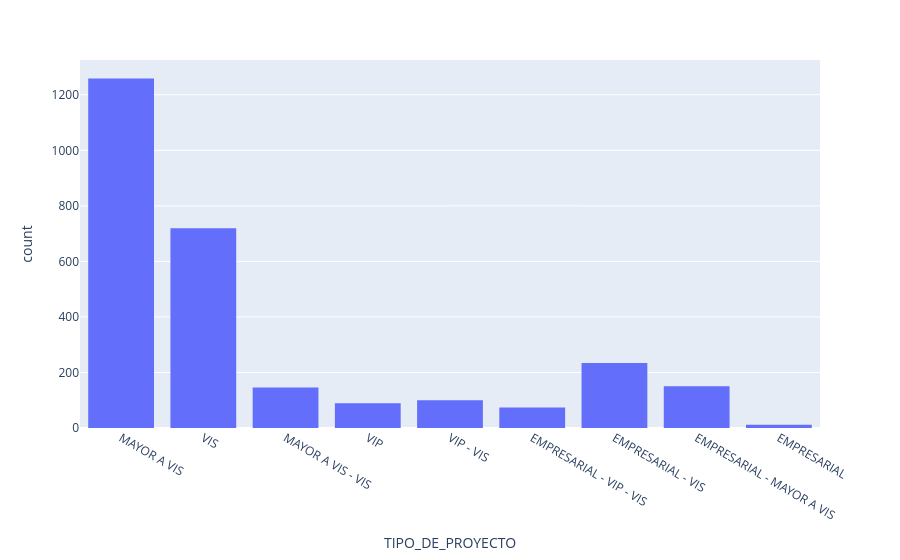

Here is the notebook cell this chart was saved with:
### Code cell
import plotly.express as px

fig = px.histogram(df, x="TIPO_DE_PROYECTO")
fig.show()

### Figure 1 — Plotly figure (JSON) as saved in the notebook; plotly's stock layout.template omitted (floating-point values rounded to 4 significant figures; data arrays with more than 128 entries replaced by an {"elided": "..."} marker saying what was removed)
{"data": [{"bingroup": "x", "hovertemplate": "TIPO_DE_PROYECTO=%{x}<br>count=%{y}<extra></extra>", "legendgroup": "", "marker": {"color": "#636efa", "pattern": {"shape": ""}}, "name": "", "orientation": "v", "showlegend": false, "type": "histogram", "x": {"elided": "2783 str values"}, "xaxis": "x", "yaxis": "y"}], "layout": {"barmode": "relative", "legend": {"tracegroupgap": 0}, "margin": {"t": 60}, "xaxis": {"anchor": "y", "domain": [0, 1], "title": {"text": "TIPO_DE_PROYECTO"}}, "yaxis": {"anchor": "x", "domain": [0, 1], "title": {"text": "count"}}}}
